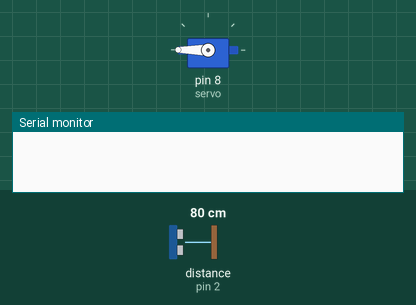
Simulated run of this sketch. Board: Arduino Uno, built with avr-gcc and run on an emulated ATmega328P. Parts: servo, the last lines printed to the serial monitor. Wiring (inferred from the names in the program): ultrasonic range finder: trigger pin 3; echo pin 2. The inputs (shaded band) are chosen by the test bench; at power-on: distance to the obstacle (sensor on pin 2) 80 cm. The echo pulse lasts 58.3 µs per cm.

Above: at 1.2 s.
1.3 s: distance to the obstacle (sensor on pin 2) set to 2 cm
At 2.5 s:
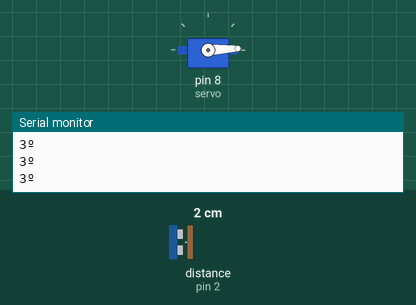
2.8 s: distance to the obstacle (sensor on pin 2) set to 9 cm
At 3.2 s:
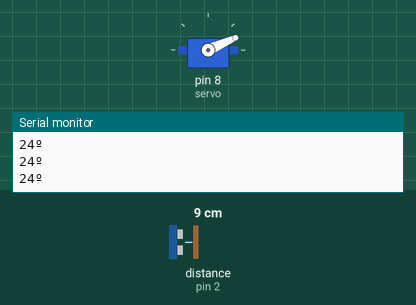
4.3 s: distance to the obstacle (sensor on pin 2) set to 35 cm
At 5.1 s:
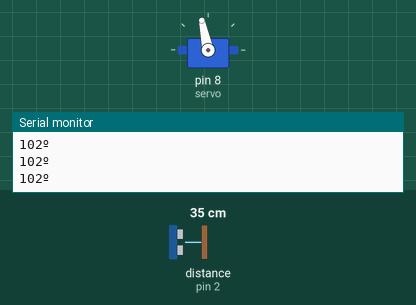
5.8 s: distance to the obstacle (sensor on pin 2) set to 18 cm
At 6.5 s:
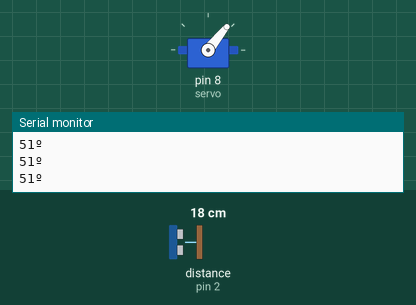
7.3 s: distance to the obstacle (sensor on pin 2) set to 60 cm
At 7.8 s:
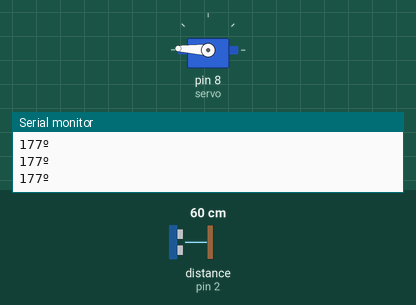
8.8 s: distance to the obstacle (sensor on pin 2) set to 120 cm
At 9.3 s:
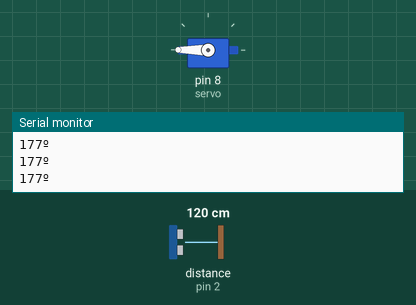
Timing chart, 0 to 11.3 s (numbered marks = the images above; inputs shaded):
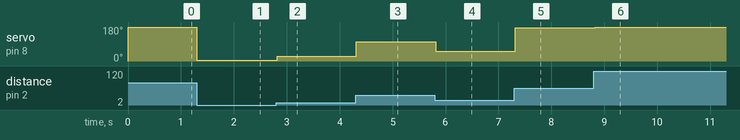

Measured:
- after the input at 1.3 s, servo on pin 8 (servo): 180° → 3° at once
- after the input at 2.8 s, servo on pin 8 (servo): 3° → 24° at once
- after the input at 4.3 s, servo on pin 8 (servo): 24° → 102° at once
- after the input at 5.8 s, servo on pin 8 (servo): 102° → 51° at once
- after the input at 7.3 s, servo on pin 8 (servo): 51° → 177° at once
- after the input at 8.8 s, servo on pin 8 (servo): 177° → 180° at once

The sketch:

Motor___Ultrasonic_Sensor.ino
```cpp
#include <Servo.h>
#define TRIGPIN  3
#define ECHOPIN  2
int angle = 0;
Servo servo;

void setup(){

  Serial.begin(9600);
  pinMode(ECHOPIN, INPUT);
  pinMode(TRIGPIN, OUTPUT);
  servo.attach(8);
  servo.write(angle);

}

void loop(){
    digitalWrite(TRIGPIN, LOW);
    delayMicroseconds(2);
    digitalWrite(TRIGPIN, HIGH);
    delayMicroseconds(10);
    digitalWrite(TRIGPIN, LOW);

    int time1 = pulseIn(ECHOPIN, HIGH);
    int distance = time1*0.034/2;
    if (distance*3  <= 180)
    {
      servo.write(distance*3);
      Serial.print(distance*3);
      Serial.println("º");
      delay(20);
    }
    else{
      servo.write(180);
    }
  }
```
